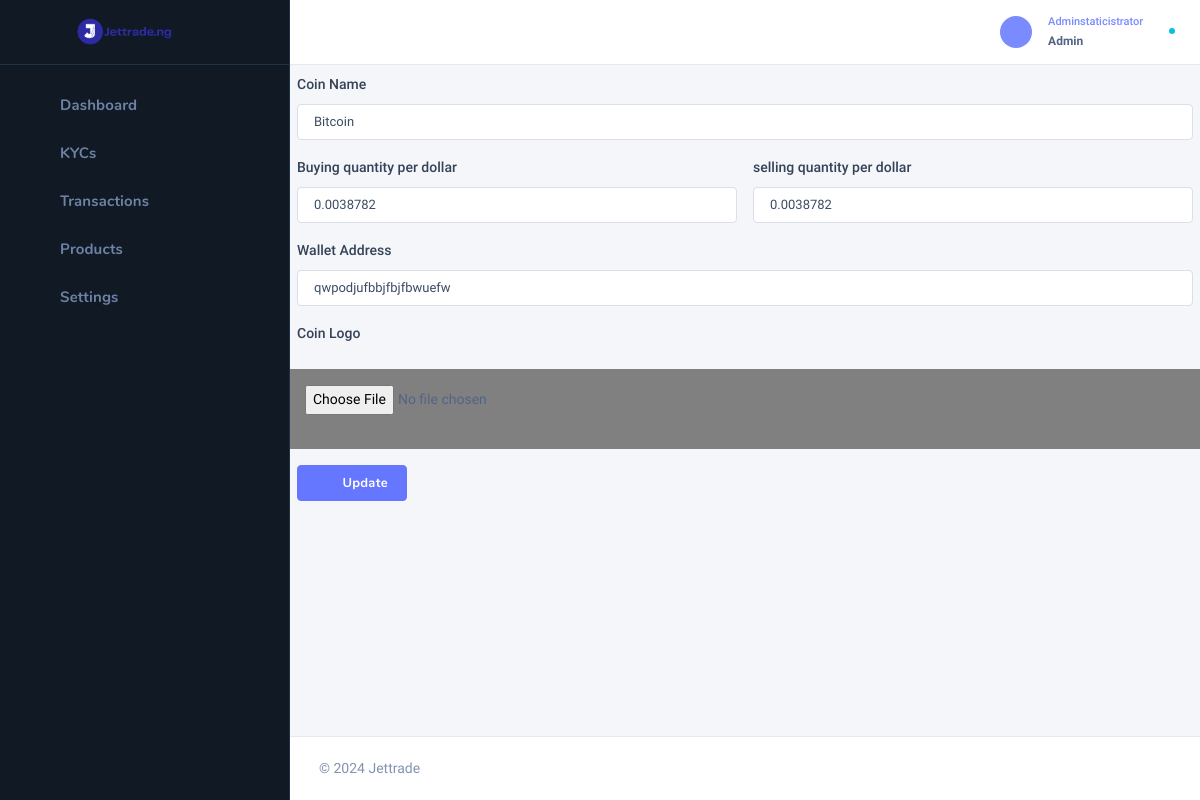
/superadmin/cryptoproductedit/1 (signed in), run on the app's committed database.
### user_app/models.py (models this page shows, shortened)
class coins(models.Model):
    name = models.CharField(max_length=100)
    logo = models.FileField(upload_to='coins/')
    wallet_address = models.CharField(max_length=500, default='hhdudwddjq')
    buying_quantity = models.FloatField(default=0.0,blank=True)
    selling_quantity = models.FloatField(default=0.0,blank=True)

### superadmin/views.py (the view)
# urls.py: path('cryptoproductedit/<str:id>',views.cryptoproductedit,name='cryptoproductedit'),
@staff_member_required
def cryptoproductedit(request, id):
   x = coins.objects.get(id=id)
   if request.method == 'POST':
      name = request.POST.get('name')
      logo = request.FILES.get('logo')
      wallet_address = request.POST.get('wallet_address')
      buying_quantity = request.POST.get('buying_quantity')
      selling_quantity = request.POST.get('selling_quantity')
      x.name = name
      x.logo = logo
      x.wallet_address=wallet_address
      x.buying_quantity=buying_quantity
      x.selling_quantity = selling_quantity
      x.save()
      messages.success(request,'coin update is successful')
      return redirect('cryptoproduct')
   else:
    return render(request,'admin_temp/cryptoproductedit.html',locals())

### user_app/context_processors.py (called while the page is built)
def kycver(request):
    try:
      active =   Kycverification.objects.filter(user=request.user).first
    except:
       Kycverification.DoesNotExist
       active = None
    return {'active':active}

### template/admin_temp/cryptoproductedit.html (shortened to what this page needs)
{% extends 'admin_temp/base.html' %}
{% load static %}
{% block content %}
<form action="" method="POST" enctype="multipart/form-data">
<div class=" container" >
    <div class="nk-block-head">
        <div class="nk-block-head-content">
            <h5 class="nk-block-title">New Product</h5>
            <div class="nk-block-des">
                <p>Add information and add new product.</p>
            </div>
        </div>
    </div>
    <div class="nk-block">
        <div class="row g-3">
            <div class="col-12">
                <div class="form-group">
                    <label class="form-label" for="product-title">Coin Name</label>
                    <div class="form-control-wrap">
                        <input type="text"name="name" required value="{{x.name}}" class="form-control" id="product-title">
                    </div>
                </div>
            </div>
            <div class="col-md-6">
                <div class="form-group">
                    <label class="form-label" for="regular-price">Buying quantity per dollar</label>
                    <div class="form-control-wrap">
                        <input type="" name="buying_quantity" required value="{{x.buying_quantity}}" class="form-control" id="regular-price">
                    </div>
                </div>
            </div>
            <div class="col-md-6">
                <div class="form-group">
                    <label class="form-label" for="sale-price">selling quantity per dollar</label>
                    <div class="form-control-wrap">
                        <input type="" name="selling_quantity" required value="{{x.selling_quantity}}" class="form-control" id="sale-price">
                    </div>
                </div>
            </div>
            <div class="col-12">
                <div class="form-group">
                    <label class="form-label" for="category">Wallet Address</label>
                    <div class="form-control-wrap">
                        <input type="text" name="wallet_address" required value="{{x.wallet_address}}" class="form-control" id="category">
                    </div>
                </div>
            </div>
            <label class="form-label" for="category">Coin Logo</label>
            <div class="col-12" style="background-color: gray;height: 10vh;padding: 1rem;">
                        <input name="logo" required value="{{x.logo}}" class="dz-message-text" type="file">
            </div>
            <div class="col-12">
                <button type="submit" class="btn btn-primary"><em class="icon ni ni-plus"></em><span>Update</span></button>
            </div>
        </div>
    </div>
</div>
</form>
{% endblock %}

### data on the page
coins: name "Bitcoin", buying_quantity "0.0038782", selling_quantity "0.0038782", wallet_address "qwpodjufbbjfbjfbwuefw"
